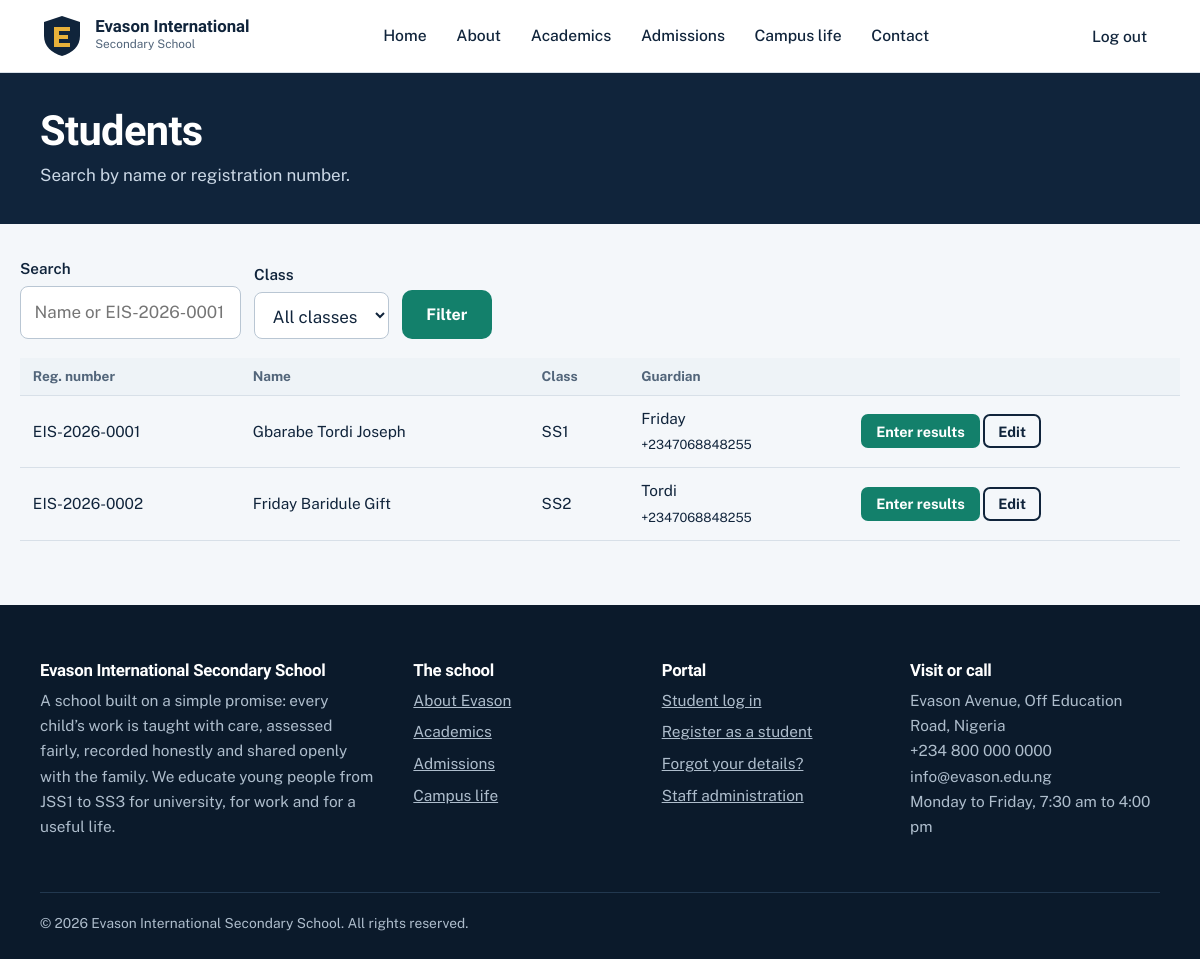
The app's page /portal/students/ (signed in) with its own data.
### accounts/models.py (models this page shows, shortened)
class StudentProfile(models.Model):
    GENDERS = [("F", "Female"), ("M", "Male")]
    user = models.OneToOneField(settings.AUTH_USER_MODEL, on_delete=models.CASCADE, related_name="student")
    reg_number = models.CharField("Registration number", max_length=20, unique=True, editable=False, blank=True)
    school_class = models.ForeignKey("academics.SchoolClass", on_delete=models.PROTECT, related_name="students")
    gender = models.CharField(max_length=1, choices=GENDERS)
    date_of_birth = models.DateField(null=True, blank=True)
    guardian_name = models.CharField(max_length=120)
    guardian_phone = models.CharField(max_length=30)
    address = models.CharField(max_length=255, blank=True)
    passport = models.ImageField(upload_to="passports/", blank=True)
    created = models.DateTimeField(auto_now_add=True)
    class Meta:
        ordering = ["school_class__order", "user__last_name", "user__first_name"]
    @property
    def full_name(self):
        return self.user.get_full_name() or self.user.username

class User(AbstractUser):
    STUDENT, TEACHER, ADMIN = "student", "teacher", "admin"
    ROLES = [(STUDENT, "Student"), (TEACHER, "Teacher"), (ADMIN, "Administrator")]
    role = models.CharField(max_length=10, choices=ROLES, default=STUDENT)
    phone = models.CharField(max_length=20, blank=True)
    @property
    def is_school_admin(self):
        return self.is_superuser or self.role == self.ADMIN
    @property
    def is_staff_member(self):
        return self.is_school_admin or self.role == self.TEACHER
    @property
    def can_manage_results(self):
        if self.is_school_admin:
            return True
        profile = getattr(self, "teacher", None)
        return bool(self.role == self.TEACHER and profile and profile.can_upload_results)

### academics/models.py (models this page shows, shortened)
class SchoolClass(models.Model):
    name = models.CharField(max_length=10, unique=True)
    order = models.PositiveSmallIntegerField(unique=True)
    subjects = models.ManyToManyField("Subject", through="ClassSubject", related_name="classes", blank=True)
    class Meta:
        ordering = ["order"]
        verbose_name_plural = "classes"
    def __str__(self):
        return self.name

### academics/views.py (the view)
# urls.py: path("students/", views.students, name="students"),
@staff_required
def students(request):
    qs = StudentProfile.objects.select_related("user", "school_class")
    class_id, q = request.GET.get("class", ""), request.GET.get("q", "").strip()
    if class_id:
        qs = qs.filter(school_class_id=class_id)
    if q:
        qs = qs.filter(Q(reg_number__icontains=q) | Q(user__first_name__icontains=q) | Q(user__last_name__icontains=q))
    return render(request, "portal/students.html", {"students": qs, "classes": SchoolClass.objects.all(),
                                                    "class_id": class_id, "q": q, "term": _current_term(request)})

### academics/views.py (called while the page is built)
def _guard(check):
    def decorator(view):
        @wraps(view)
        def wrapper(request, *args, **kwargs):
            if not request.user.is_authenticated:
                return redirect_to_login(request.get_full_path())
            if not check(request.user):
                raise PermissionDenied
            return view(request, *args, **kwargs)
        return wrapper
    return decorator

def _current_term(request):
    wanted = request.GET.get("term") or request.POST.get("term")
    if wanted:
        term = Term.objects.filter(pk=wanted).first()
        if term:
            return term
    return Term.objects.filter(is_current=True).first() or Term.objects.first()

### website/context.py (called while the page is built)
def school(request):
    return {"SCHOOL": settings.SCHOOL, "year": timezone.now().year}

### templates/portal/students.html (shortened to what this page needs)
{% extends 'base.html' %}
{% block content %}
<div class="page-head"><div class="wrap"><h1>Students</h1><p>Search by name or registration number.</p></div></div>
<div class="wrap portal">
  <form method="get" class="toolbar">
    <div class="field"><label for="q">Search</label><input id="q" type="text" name="q" value="{{ q }}" placeholder="Name or EIS-2026-0001"></div>
    <div class="field"><label for="c">Class</label><select id="c" name="class"><option value="">All classes</option></select></div>
    <button class="btn btn-sea" type="submit">Filter</button>
  </form>
  <div class="tbl-wrap"><table>
    <thead><tr><th>Reg. number</th><th>Name</th><th>Class</th><th>Guardian</th><th></th></tr></thead>
    <tbody>
    {% for s in students %}
      <tr><td>{{ s.reg_number }}</td><td>{{ s.full_name }}</td><td>{{ s.school_class }}</td><td>{{ s.guardian_name }}<br><small>{{ s.guardian_phone }}</small></td>
      <td>{% if user.can_manage_results and term %}<a class="btn btn-sea btn-sm" href="{% url 'enter_results' s.pk term.pk %}">Enter results</a>{% endif %}
          {% if user.is_school_admin %}<a class="btn btn-line btn-sm" style="color:var(--ink)" href="{% url 'admin:accounts_studentprofile_change' s.pk %}">Edit</a>{% endif %}</td></tr>
    {% empty %}<tr><td colspan="5">No students match your search.</td></tr>{% endfor %}
    </tbody>
  </table></div>
</div>
{% endblock %}

### static/css/style.css (style rules this page uses)
:root { --ink:#10243b; --ink-2:#1b3957; --paper:#f4f7fa; --white:#fff; --line:#d8e0e8; --muted:#52657a; --gold:#e8b13a; --gold-d:#a8780f; --sea:#13806b; --sea-l:#dff3ee; --red:#b3372c; --font-d:"Bricolage Grotesque",system-ui,sans-serif; --font-b:"Public Sans",system-ui,sans-serif; --r:10px; --max:1160px; }
* { box-sizing:border-box }
html { scroll-behavior:smooth }
body { margin:0;font:400 1.0625rem/1.65 var(--font-b);color:var(--ink);background:var(--paper) }
a { color:var(--sea) }
h1,h2,h3,h4 { font-family:var(--font-d);line-height:1.12;margin:0 0 .5em;letter-spacing:-.015em }
h1 { font-size:clamp(2.4rem,5.4vw,4.3rem);font-weight:800 }
p { margin:0 0 1.1em;max-width:70ch }
.wrap { max-width:var(--max);margin:0 auto;padding:0 1.25rem }
.btn { display:inline-block;padding:.8rem 1.4rem;border-radius:var(--r);font:700 1rem var(--font-b);text-decoration:none;border:2px solid transparent;cursor:pointer;transition:transform .15s,background .15s }
.btn-sea { background:var(--sea);color:#fff }
.btn-line { border-color:currentColor;color:inherit;background:transparent }
.btn-sm { padding:.4rem .8rem;font-size:.9rem;border-radius:7px }
.tbl-wrap { overflow-x:auto }
table { border-collapse:collapse;width:100% }
th,td { text-align:left;padding:.65rem .8rem;border-bottom:1px solid var(--line);font-size:.96rem }
th { font:700 .85rem var(--font-b);color:var(--muted);background:#eef3f7 }
.field { margin-bottom:1.1rem }
.field label { display:block;font-weight:600;margin-bottom:.3rem;font-size:.95rem }
input[type=text],input[type=email],input[type=password],input[type=date],input[type=number],input[type=tel],select,textarea,input[type=file] { width:100%;padding:.7rem .85rem;border:1.5px solid #b9c6d3;border-radius:8px;font:inherit;background:#fff;color:var(--ink) }
.page-head { background:var(--ink);color:#fff;padding:2.2rem 0 }
.page-head h1 { font-size:clamp(1.8rem,3.5vw,2.6rem);margin:0 }
.page-head p { color:#cbd8e6;margin:.4rem 0 0 }
.portal { padding:2rem 0 4rem }
.toolbar { display:flex;gap:.8rem;flex-wrap:wrap;align-items:end;margin-bottom:1.2rem }
.toolbar .field { margin:0 }

### records on screen
StudentProfile: reg_number "EIS-2026-0001", full_name "Gbarabe Tordi Joseph", school_class "SS1", guardian_name "Friday", guardian_phone "+2347068848255"
StudentProfile: reg_number "EIS-2026-0002", full_name "Friday Baridule Gift", school_class "SS2", guardian_name "Tordi", guardian_phone "+2347068848255"

### other values on screen
{{ SCHOOL.name }} "Evason International Secondary School"
{{ SCHOOL.address }} "Evason Avenue, Off Education Road, Nigeria"
{{ SCHOOL.phone }} "+234 800 000 0000"
{{ SCHOOL.email }} "info@evason.edu.ng"
